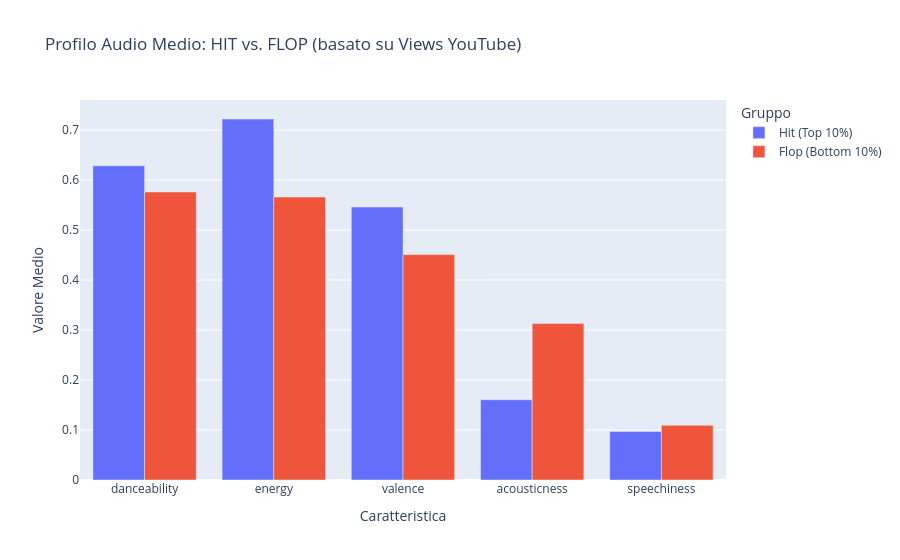

The code cell stored with this chart in its notebook:
### Code cell
# Cella 6: Analisi 3 - Hit vs. Flop (Analisi Comparativa)

# Rispondo alla domanda: "Le canzoni di successo hanno un'impronta audio diversa
# da quelle che falliscono?"

# Per farlo, definisco "Hit" come il 10% superiore per 'views'
# e "Flop" come il 10% inferiore.

if 'views' in METRICHE_SUCCESSO:
    print("\n--- Analisi 4: Confronto Profilo Audio 'Hit' (Top 10%) vs. 'Flop' (Bottom 10%) ---")
    
    # 1. Definisco "Hit" e "Flop" usando i quantili (percentili)
    quantile_90 = df_dati['views'].quantile(0.90)
    quantile_10 = df_dati['views'].quantile(0.10)

    # 2. Creo i due gruppi
    df_hits = df_dati[df_dati['views'] >= quantile_90]
    df_flops = df_dati[df_dati['views'] <= quantile_10]
    
    print(f"Canzoni 'Hit' (Top 10%): {len(df_hits)}, Canzoni 'Flop' (Bottom 10%): {len(df_flops)}")

    # 3. Calcolo i profili medi
    mean_hits = df_hits[FEATURES_ARTISTICHE].mean().reset_index()
    mean_flops = df_flops[FEATURES_ARTISTICHE].mean().reset_index()

    mean_hits['Gruppo'] = 'Hit (Top 10%)'
    mean_flops['Gruppo'] = 'Flop (Bottom 10%)'

    # 4. Unisco le tabelle per il grafico
    df_compare = pd.concat([mean_hits, mean_flops])
    df_compare.columns = ['Caratteristica', 'Valore Medio', 'Gruppo']

    # 5. Creo il grafico (barmode='group')
    fig_compare = px.bar(df_compare,
                         x='Caratteristica',
                         y='Valore Medio',
                         color='Gruppo',
                         barmode='group', # Barre raggruppate
                         title="Profilo Audio Medio: HIT vs. FLOP (basato su Views YouTube)")
    fig_compare.show()
    
    print("\n--- Interpretazione Grafico 4: Hit vs. Flop ---")
    print("Questa e' un'analisi molto chiara. Posso vedere le barre 'Hit' e 'Flop' fianco a fianco.")
    print("Noto che per 'danceability' e 'valence' (umore), le barre sono quasi identiche.")
    print("Questo conferma che essere felici o ballabili non distingue una hit da un flop.")
    print("La differenza piu' grande e' in 'acousticness': le canzoni 'Hit' sono significativamente")
    print("meno acustiche (barra piu' bassa) rispetto ai 'Flop'. Questo rafforza la mia teoria")
    print("che le canzoni di successo in questo dataset sono molto prodotte ed elettroniche.")

else:
    print("ERRORE: Colonna 'views' non trovata per l'analisi Hit vs. Flop.")

### Figure 1 — Plotly figure (JSON) as saved in the notebook; plotly's stock layout.template omitted (floating-point values rounded to 4 significant figures)
{"data": [{"alignmentgroup": "True", "hovertemplate": "Gruppo=Hit (Top 10%)<br>Caratteristica=%{x}<br>Valore Medio=%{y}<extra></extra>", "legendgroup": "Hit (Top 10%)", "marker": {"color": "#636efa", "pattern": {"shape": ""}}, "name": "Hit (Top 10%)", "offsetgroup": "Hit (Top 10%)", "orientation": "v", "showlegend": true, "textposition": "auto", "type": "bar", "x": ["danceability", "energy", "valence", "acousticness", "speechiness"], "xaxis": "x", "y": [0.6286, 0.7222, 0.546, 0.1605, 0.09689], "yaxis": "y"}, {"alignmentgroup": "True", "hovertemplate": "Gruppo=Flop (Bottom 10%)<br>Caratteristica=%{x}<br>Valore Medio=%{y}<extra></extra>", "legendgroup": "Flop (Bottom 10%)", "marker": {"color": "#EF553B", "pattern": {"shape": ""}}, "name": "Flop (Bottom 10%)", "offsetgroup": "Flop (Bottom 10%)", "orientation": "v", "showlegend": true, "textposition": "auto", "type": "bar", "x": ["danceability", "energy", "valence", "acousticness", "speechiness"], "xaxis": "x", "y": [0.5763, 0.5661, 0.4509, 0.3129, 0.1094], "yaxis": "y"}], "layout": {"barmode": "group", "legend": {"title": {"text": "Gruppo"}, "tracegroupgap": 0}, "title": {"text": "Profilo Audio Medio: HIT vs. FLOP (basato su Views YouTube)"}, "xaxis": {"anchor": "y", "domain": [0, 1], "title": {"text": "Caratteristica"}}, "yaxis": {"anchor": "x", "domain": [0, 1], "title": {"text": "Valore Medio"}}}}
